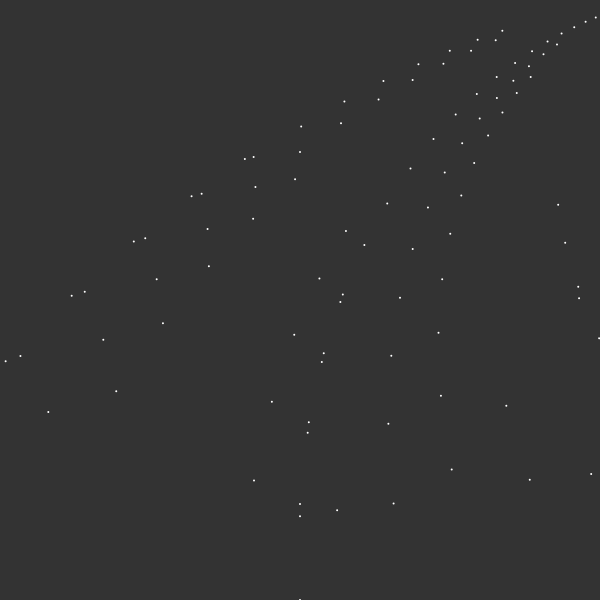
Frame 1 (no input)
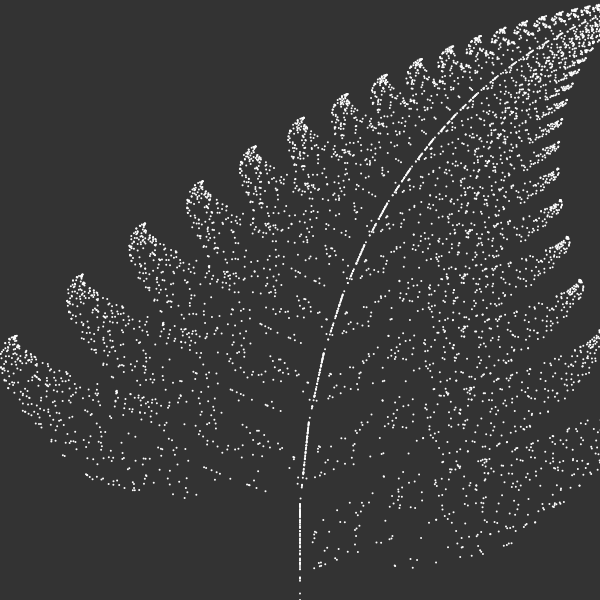
Frame 60 (no input)
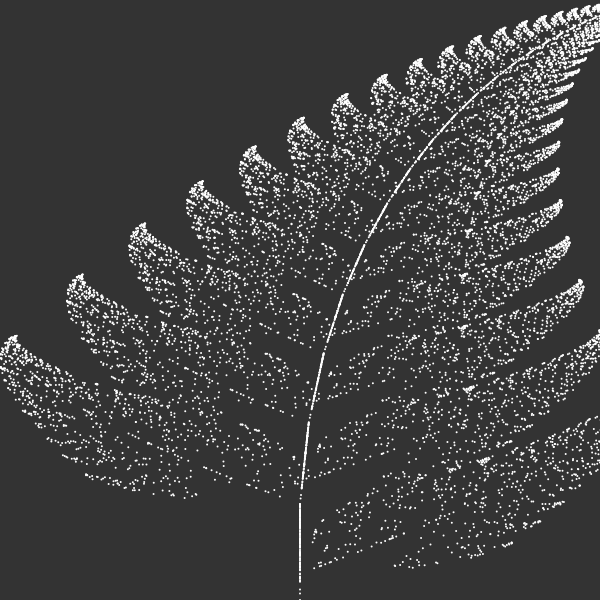
Frame 120 (the mouse pressed at the canvas centre since frame 60)

The p5.js sketch that drew these frames (run headless with seeded random() and noise() and a simulated clock; from frame 60 on, the mouse is pressed at the canvas centre):

// p5.js sketch
// ── sketch.js
let x = 0;
let y = 0;

function setup() {
    createCanvas(600,600);
    background(51);

}

function nextP() {
    let r = random(1);
    let xnext , ynext;

    if (r < .01){
        // 1
        xnext = 0;
        ynext = 0.16* y;
    } else if ( r < .86) {
        //2
        xnext = 0.85 * x + 0.04 * y;
        ynext = -0.04 * x + 0.85 * y + 1.6;
    } else if (r < .93) {
        //3
        xnext = 0.2 * x - 0.26 * y;
        ynext = 0.23 * x + 0.22 * y + 1.6;
    } else {
        //4
        xnext = -0.15 * x + 0.28 * y;
        ynext = 0.26 * x + 0.24 * y + 0.44;
    }
    x = xnext;
    y = ynext;
    console.log(x , y);

}

function drawP() {
   // translate(width/2,height/2);
    stroke(255);
    strokeWeight(2);
    let px = map(x, -2.1820,2.1820, 0 ,width);
    let py = map(y , 0,9.9983, height , 0);
    point(px,py);
}

function draw() {
    for (let i = 0; i < 100; i++) {
        drawP();
        nextP();
    }

}
